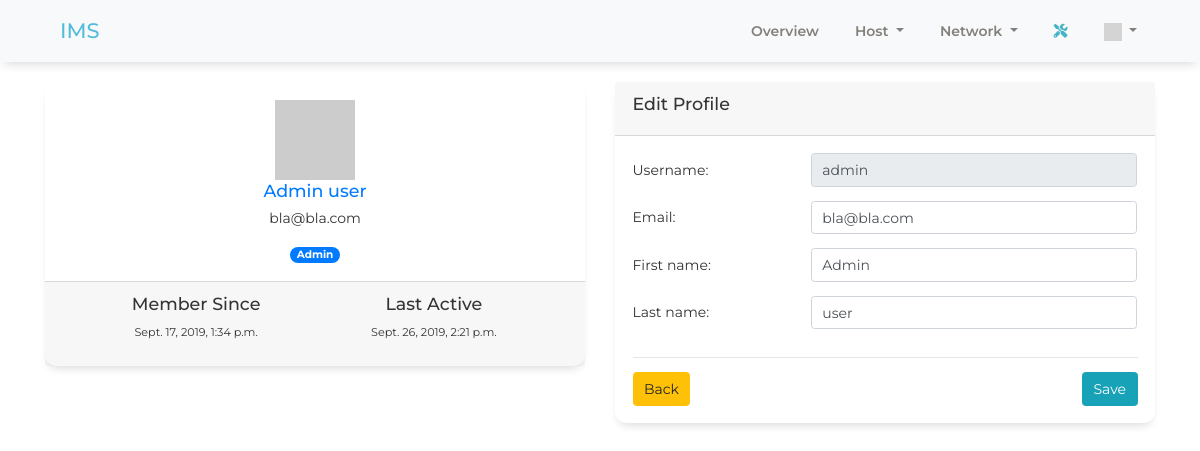
/profile/admin (signed in), run on an earlier commit of the app's database.
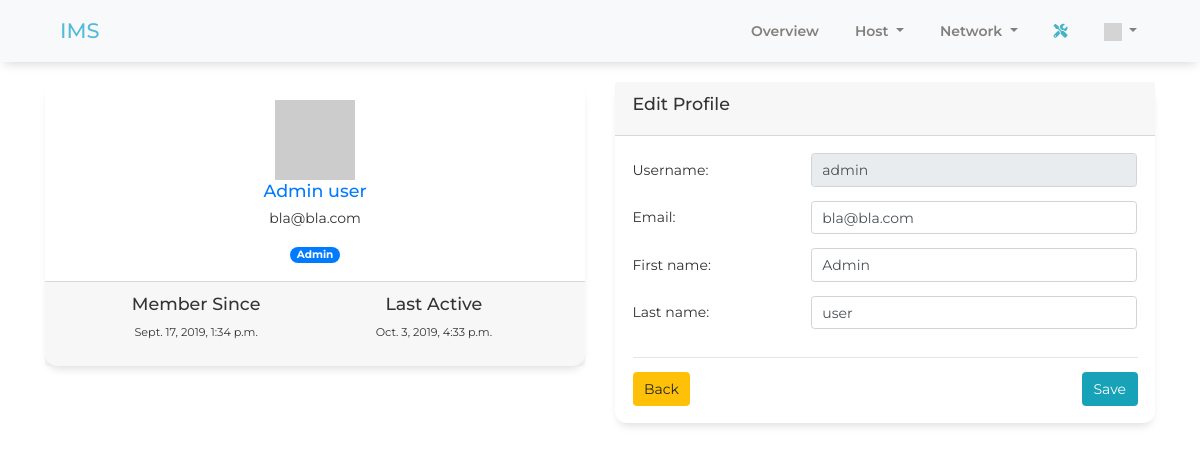
And on a later commit of the database.
### account/models.py (models this page shows, shortened)
class Account(AbstractUser):
    ROLE_CHOICES = (
        (1, 'Member'),
        (2, 'Admin'),
    )
    class Meta:
        db_table = 'accounts'
    email = models.EmailField(unique=True)
    username = models.CharField(max_length=40, unique=True)
    first_name = models.CharField(max_length=40, blank=True)
    last_name = models.CharField(max_length=40, blank=True)
    avatar_hash = models.CharField(max_length=140, blank=True)
    is_superuser = models.BooleanField(default=False)
    is_active = models.BooleanField(default=False)
    role = models.PositiveSmallIntegerField(choices=ROLE_CHOICES, default=1)
    objects = AccountManager()
    USERNAME_FIELD = 'username'
    REQUIRED_FIELDS = ['email']
    def get_full_name(self):
        if self.first_name:
            return ' '.join([self.first_name, self.last_name])
        else:
            return self.email
    def gravatar(self, size=100, default='identicon', rating='g'):
        url = 'https://secure.gravatar.com/avatar'
        hash = self.avatar_hash or self.gravatar_hash()
        return '{url}/{hash}?s={size}&d={default}&r={rating}'.format(
            url=url, hash=hash, size=size, default=default, rating=rating)
    def get_role(self):
        return self.get_role_display()

### account/views.py (the view, shortened to what this page needs)
# urls.py: url(r'^profile/(?P<username>[\w-]+)$', view=ProfileView.as_view(), name='profile'),
class ProfileView(UpdateView):
    model = Account
    form_class = ProfileForm
    template_name = 'profile/user.html'
    def get_object(self, **kwargs):
        self.username = self.kwargs.get("username")
        if self.username is None:
            raise Http404
        return get_object_or_404(Account, username__iexact=self.username)

### account/forms.py
class ProfileForm(forms.ModelForm):
    username = forms.CharField(disabled=True, widget=TextInput(attrs={'class': 'form-control'}))
    email = forms.EmailField(widget=EmailInput(attrs={'class': 'form-control'}))
    first_name = forms.CharField(required=False, widget=TextInput(attrs={'class': 'form-control'}))
    last_name = forms.CharField(required=False, widget=TextInput(attrs={'class': 'form-control'}))
    class Meta:
        model = Account
        fields = ['username', 'email', 'first_name', 'last_name']

### templates/profile/user.html (shortened to what this page needs)
{% extends 'layout.html' %}
{% block body %}
<div class="content">
  <div class="row">
    <div class="col-md-6">
      <div class="card text-center">
        <div class="card-body">
          <div class="author">
            <a href="#">
              <img class="avatar border-gray" src="{{ user.gravatar }}">
              <h5 class="title">{{ user.get_full_name }}</h5>
            </a>
            <p class="description">
              {{ user.email }}
            </p>
            <span class="badge badge-pill badge-primary">{{ user.get_role }}</span>
          </div>
        </div>
        <div class="card-footer">
          <div class="button-container">
            <div class="row">
              <div class="col-lg-4 col-md-6 col-6 ml-auto">
                <h5>Member Since</h5>
                <p><small>{{ user.date_joined }}</small></p>
              </div>
              <div class="col-lg-4 col-md-6 col-6 ml-auto mr-auto">
                <h5>Last Active</h5>
                <p><small>{{ user.last_login }}</small></p>
              </div>
            </div>
          </div>
        </div>
      </div>
    </div>
    <div class="col-md-6">
      <div class="card">
        <div class="card-header">
          <h5 class="card-title">Edit Profile</h5>
        </div>
        <div class="card-body">
          <form class="form-horizontal" method="post">
              {% include "_macros.html" %}
            <hr>
            <a class="btn btn-warning btn-round float-left" href="javascript:history.back()">Back</a>
            <button class="btn btn-info btn-round float-right" type="submit">Save</button>
          </form>
        </div>
      </div>
    </div>
  </div>
</div>
{% endblock %}

### templates/layout.html (shortened to what this page needs)
<!DOCTYPE html>
<html lang="en">
{% load static %}
{% block head %}
<head>
  <link href="{% static 'css/bootstrap.min.css' %}" rel="stylesheet" />
  <link href="{% static 'css/vendor.css' %}" rel="stylesheet" />
  <link href="{% static 'css/all.css' %}" rel="stylesheet" />
</head>
{% endblock %}
<body>
<div id="wrap">
  <div class="navbar navbar-expand-lg navbar-light bg-light">
    <div class="container">
      <a class="navbar-brand" href="{% url 'index' %}">IMS</a>
      <div class="collapse navbar-collapse justify-content-end" id="nav">
        <ul class="navbar-nav">
          <li class="nav-item active">
            <a class="nav-link" href="{% url 'ui:overview' %}">Overview </a>
          </li>
          <li class="nav-item dropdown hostNav">
            <a class="nav-link dropdown-toggle" href="#" id="hostDropdown" role="button" data-toggle="dropdown" aria-haspopup="true" aria-expanded="false">
              Host
            </a>
          </li>
          <li class="nav-item dropdown">
            <a class="nav-link dropdown-toggle" href="#" id="hostDropdown" role="button" data-toggle="dropdown" aria-haspopup="true" aria-expanded="false">
              Network
            </a>
          </li>
          {% if user.get_role == 'Admin' %}
          <li class="nav-item" data-toggle="tooltip" data-placement="bottom" title="Admin">
            <a class="nav-link btn-rotate" href="{% url 'admin:index' %}">
              <i class="fa fa-tools text-info"></i>
            </a>
          </li>
          {% endif %}
          <li class="nav-item dropdown">
            <a class="nav-link dropdown-toggle" href="#" id="navbarDropdown" role="button" data-toggle="dropdown" aria-haspopup="true" aria-expanded="false">
              {% if user.is_authenticated %}
              <img src="{{ user.gravatar }}" width="18" height="18">
              {% else %}
              <i class="fas fa-user-circle text-info"></i>
              {% endif %}
            </a>
          </li>
        </ul>
      </div>
    </div>
  </div>
  <div class="section">
    <div class="container">
    {% block body %}{% endblock %}
    </div>
  </div>
</div>
</body>
</html>

### templates/_macros.html (shortened to what this page needs)
{% for field in form %}
<div class="row">
	<label class="col-md-4 col-form-label">
    {{ field.label }}:
  </label>
  <div class="col-md-8">
  {% if field.errors %}
    <div class="form-group has-label has-danger text-danger">
      {{ field }}
      <label id="error" class="error">{{ field.errors }}</label>
  {% else %}
    <div class="form-group has-label">
      {{ field }}
  {% endif %}
    </div>
  </div>
</div>
{% endfor %}

### static/css/all.css (style rules this page uses)
.fa, .fas, .far, .fal, .fad, .fab { -moz-osx-font-smoothing: grayscale; -webkit-font-smoothing: antialiased; display: inline-block; font-style: normal; font-variant: normal; text-rendering: auto; line-height: 1; }
.fa-tools:before { content: "\f7d9"; }
.fa, .fas { font-family: 'Font Awesome 5 Free'; font-weight: 900; }

What changed in the data, as far as the page shows it:
changed Account "Admin user": last_login "Sept. 26, 2019, 2:21 p.m." → "Oct. 3, 2019, 4:33 p.m."
